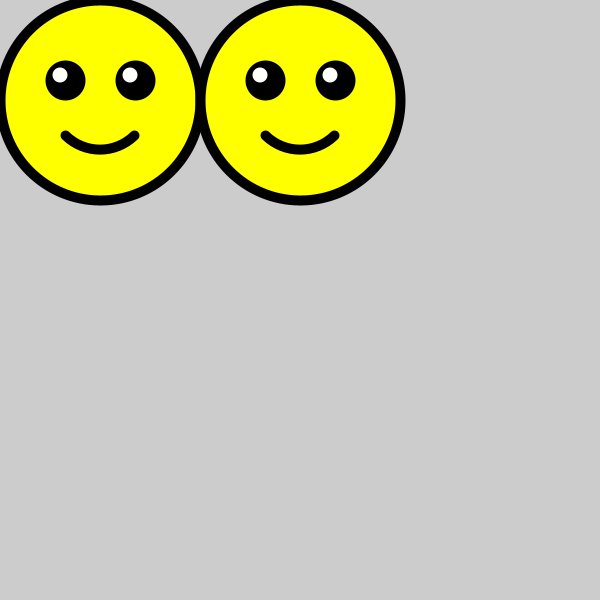
Frame 1 (no input)
Frame 60 (the mouse pressed at the canvas centre just before this capture): identical to frame 1, image omitted
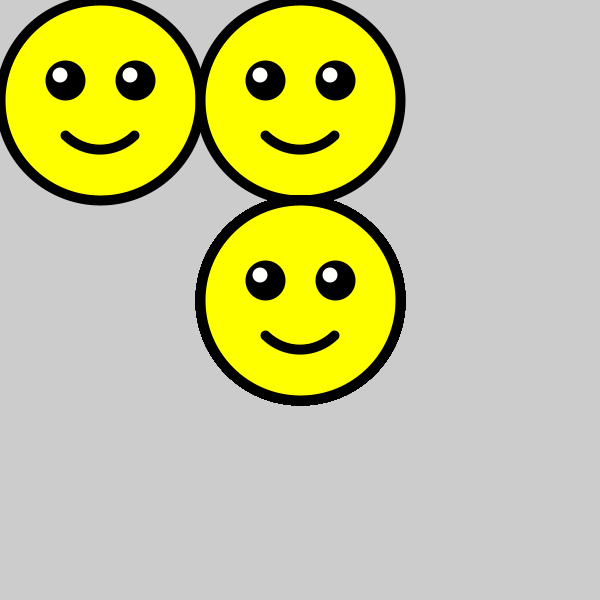
Frame 120 (the mouse held since frame 60 and released just before this capture)

The Processing sketch that drew these frames (run headless with seeded random() and noise(); from frame 60 on, the mouse is pressed at the canvas centre):

// Processing sketch: sample_000_function_02
// ── sample_000_function_02.pde
void setup(){
  size(600, 600);
  drawFace(100, 100);
  drawFace(300, 100);
}

void draw(){
  if (mousePressed){
    drawFace(mouseX, mouseY);
  }
}

void drawFace(int a, int b){
  // face
  fill(#FFFF00);
  stroke(0);
  strokeWeight(10);
  ellipse(a, b, 200, 200);
  // eyes
  fill(#000000);
  ellipse(a-35, b-20, 30, 30);
  ellipse(a+35, b-20, 30, 30);
  fill(#FFFFFA);
  noStroke();
  ellipse(a-40, b-25, 15, 15);
  ellipse(a+30, b-25, 15, 15);  
  // mouth
  noFill();
  stroke(0);
  arc(a, b, 100, 100, 0+0.8, PI-0.8); 
}
